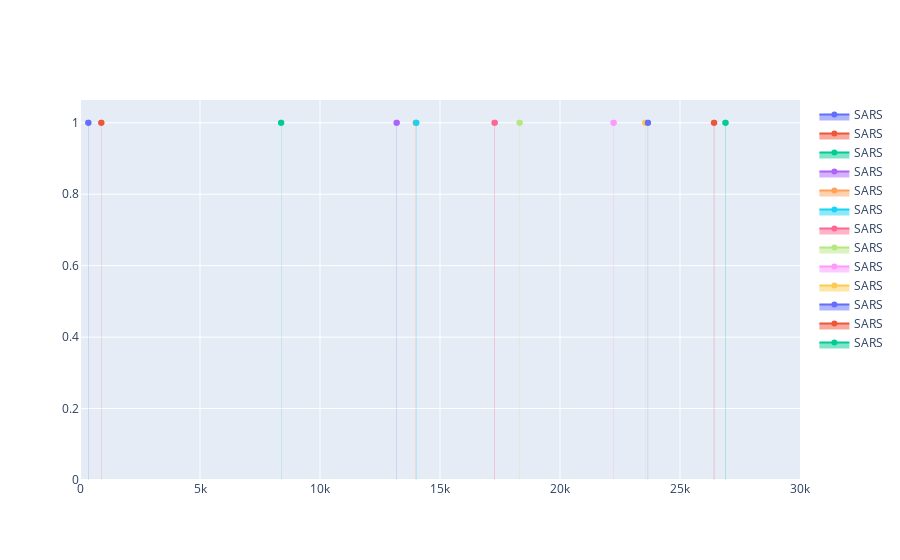

The code cell stored with this chart in its notebook:
### Code cell
fig = go.Figure(layout_xaxis_range=[0,30000])
for _, row in high_zscore_ranges_r.iterrows():
    fig.add_trace(
        go.Scatter(
            x=[row.Start, row.End],
            y=[1, 1],
            name='SARS',
            fill='tozeroy',
            opacity=0.01
        )
    )

fig.show()

### Figure 1 — Plotly figure (JSON) as saved in the notebook; plotly's stock layout.template omitted (floating-point values rounded to 4 significant figures)
{"data": [{"fill": "tozeroy", "name": "SARS", "opacity": 0.01, "type": "scatter", "x": [340, 356], "y": [1, 1]}, {"fill": "tozeroy", "name": "SARS", "opacity": 0.01, "type": "scatter", "x": [883, 895], "y": [1, 1]}, {"fill": "tozeroy", "name": "SARS", "opacity": 0.01, "type": "scatter", "x": [8376, 8388], "y": [1, 1]}, {"fill": "tozeroy", "name": "SARS", "opacity": 0.01, "type": "scatter", "x": [13186, 13202], "y": [1, 1]}, {"fill": "tozeroy", "name": "SARS", "opacity": 0.01, "type": "scatter", "x": [13983, 13999], "y": [1, 1]}, {"fill": "tozeroy", "name": "SARS", "opacity": 0.01, "type": "scatter", "x": [14005, 14021], "y": [1, 1]}, {"fill": "tozeroy", "name": "SARS", "opacity": 0.01, "type": "scatter", "x": [17265, 17288], "y": [1, 1]}, {"fill": "tozeroy", "name": "SARS", "opacity": 0.01, "type": "scatter", "x": [18311, 18328], "y": [1, 1]}, {"fill": "tozeroy", "name": "SARS", "opacity": 0.01, "type": "scatter", "x": [22226, 22242], "y": [1, 1]}, {"fill": "tozeroy", "name": "SARS", "opacity": 0.01, "type": "scatter", "x": [23545, 23557], "y": [1, 1]}, {"fill": "tozeroy", "name": "SARS", "opacity": 0.01, "type": "scatter", "x": [23658, 23670], "y": [1, 1]}, {"fill": "tozeroy", "name": "SARS", "opacity": 0.01, "type": "scatter", "x": [26409, 26429], "y": [1, 1]}, {"fill": "tozeroy", "name": "SARS", "opacity": 0.01, "type": "scatter", "x": [26885, 26906], "y": [1, 1]}], "layout": {"autosize": true, "xaxis": {"range": [0, 30000], "type": "linear"}, "yaxis": {"autorange": true, "range": [0, 1.076], "type": "linear"}}}
